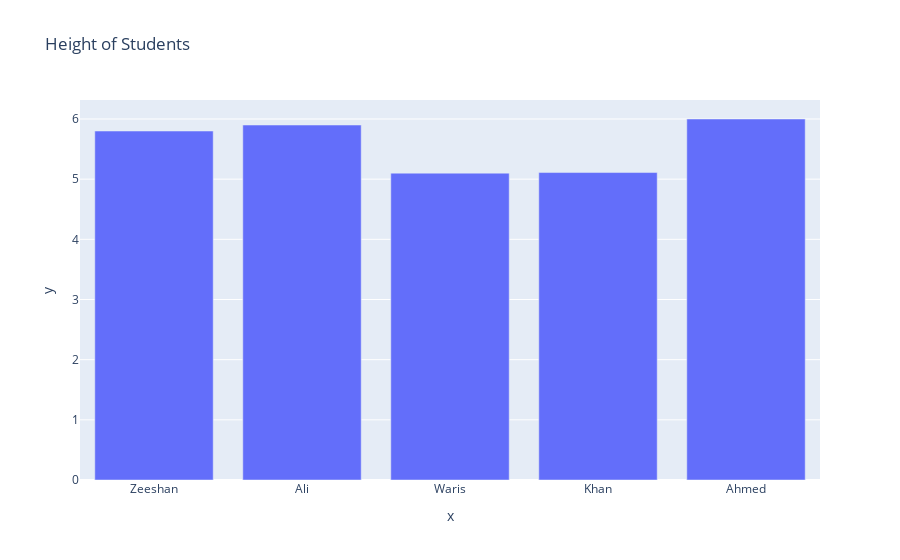

This figure's notebook cell:
### Code cell
Name = ["Zeeshan", "Ali" , "Waris", "Khan", "Ahmed"]
height = [5.8, 5.9, 5.10, 5.11, 6.0]
#Import libraries
import plotly.express as px
#create a plot line chart
fig = px.bar(x=Name, y=height, title='Height of Students')
fig.show()

# Save the plot in png
fig.write_image("./output/01_barplot.png")

# Save as Stand Alone HTML
fig.write_html("./output/01_barplot.html")

### Figure 1 — Plotly figure (JSON) as saved in the notebook; plotly's stock layout.template omitted (floating-point values rounded to 4 significant figures)
{"data": [{"alignmentgroup": "True", "hovertemplate": "x=%{x}<br>y=%{y}<extra></extra>", "legendgroup": "", "marker": {"color": "#636efa", "pattern": {"shape": ""}}, "name": "", "offsetgroup": "", "orientation": "v", "showlegend": false, "textposition": "auto", "type": "bar", "x": ["Zeeshan", "Ali", "Waris", "Khan", "Ahmed"], "xaxis": "x", "y": [5.8, 5.9, 5.1, 5.11, 6], "yaxis": "y"}], "layout": {"barmode": "relative", "legend": {"tracegroupgap": 0}, "title": {"text": "Height of Students"}, "xaxis": {"anchor": "y", "domain": [0, 1], "title": {"text": "x"}}, "yaxis": {"anchor": "x", "domain": [0, 1], "title": {"text": "y"}}}}
